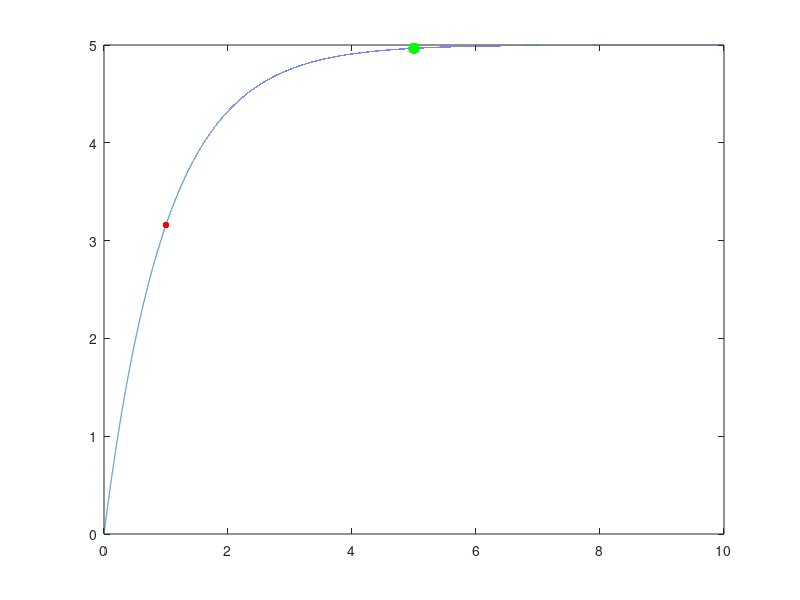

This figure's MATLAB source:
R = 10000;
C = 100e-6;
Vs = 5.0;

t = 0.0 : 0.1e-3 : 10000e-3;
V0 = Vs*(1-exp(-t/(R*C)));

axis([0,100e-3,0,1.25*Vs]);

plot(t,V0);
hold on;
plot(1*R*C, Vs*(1-exp(-1*R*C/(R*C))), 'r.', 'MarkerSize', 15);
hold on;
plot(5*R*C, Vs*(1-exp(-5*R*C/(R*C))), 'g.', 'MarkerSize', 25);


